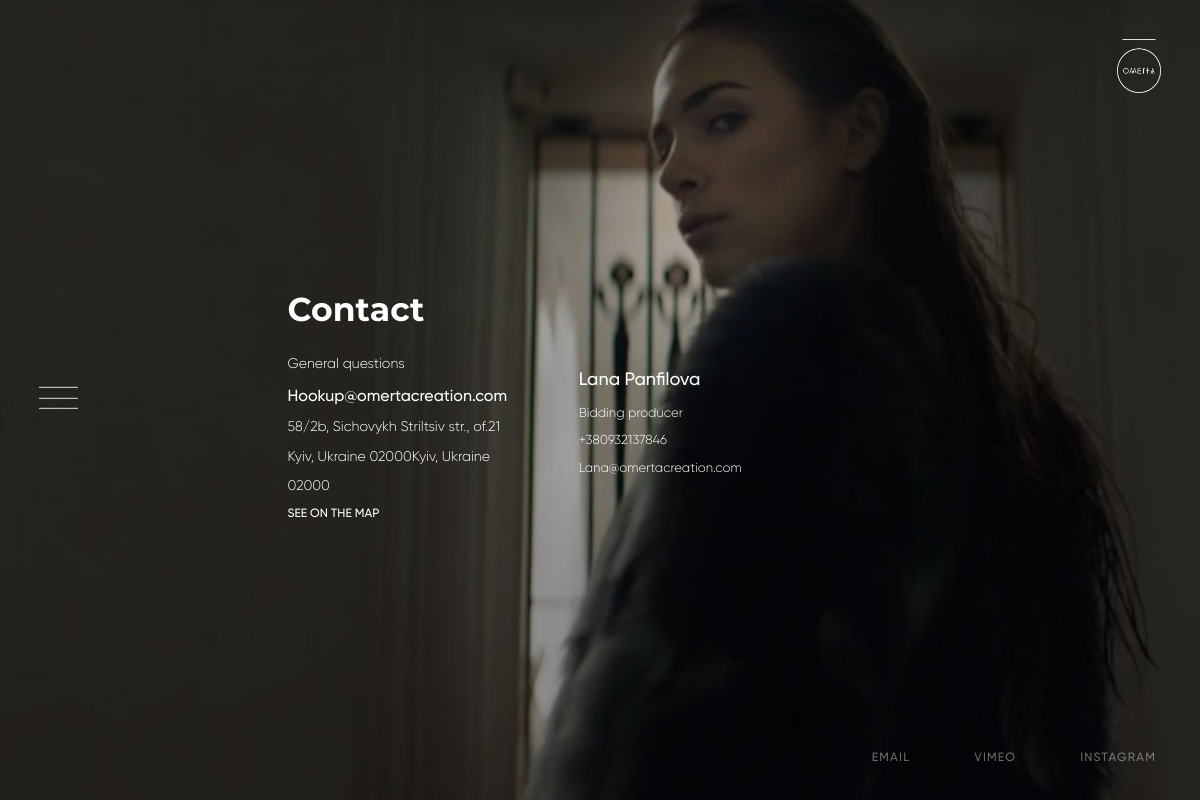
Before: /contacts with the older database file.
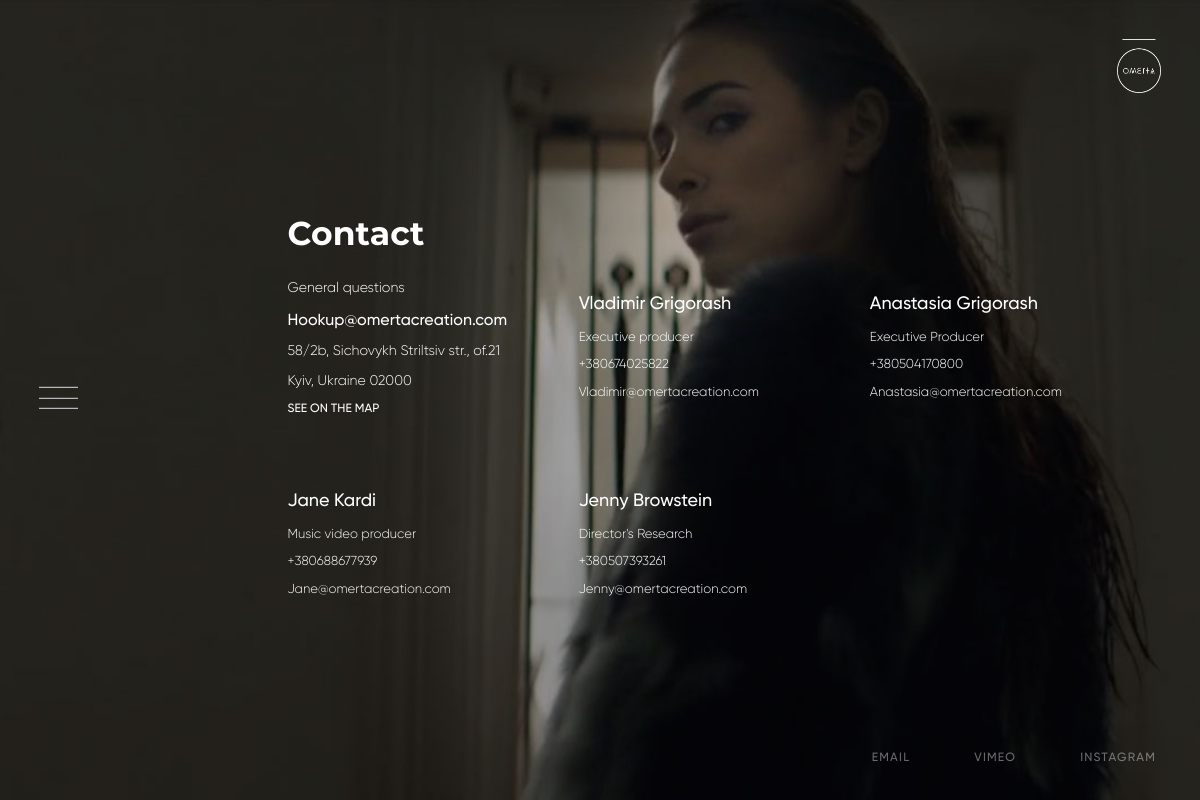
After: the same page with the newer database file.
### ometa/models.py (models this page shows, shortened)
class Addres(models.Model):
    email = models.EmailField(max_length=30, default='No email')
    place = models.CharField(max_length=120, default='No address')
    link_for_google_maps = models.CharField(max_length=120, default='No link')

class Contact(models.Model):
    name = models.CharField(max_length=30, default='No name')
    position = models.CharField(max_length=30, default='No position')
    phone = PhoneNumberField(default='No phone number')
    email = models.EmailField(max_length=30, default='No email')

### ometa/views.py (the view)
# urls.py: path('contacts', views.contacts, name='contacts'),
def contacts(request):
    contact_list = Contact.objects.all()
    address_list = Addres.objects.all()
    error_cont = ''
    error_address = ''
    if not contact_list:
        error_cont = "Contacts is not added!"
    if not address_list:
        error_address = "Address is not added!"
    context = {
        "contacts": contact_list,
        "addresses": address_list,
        "error_cont": error_cont,
        "error_address": error_address
    }
    return render(request, "partials/contacts.html", context)

### templates/partials/contacts.html (shortened to what this page needs)
{% extends 'base.html' %}
{% block body %}
{% load static %}
    <main class="content" data-page="home">
      <div class="main-screen full-screen">
        <div class="main-screen centered-image full-screen" style="background-image: url(./static/img/contacts-bg.jpg)">
          <div class="contacts">
            <h1 class="contacts__info-item contacts__title">Contact
            </h1>
            <div class="contacts__list">
              {% for obj in addresses %}
              <div class="contacts__item-block contacts__info">
                <span class="contacts__info-item">General questions</span>
                <a class="contacts__info-item contacts__main-contact"
                  href="mailto:{{ obj.email }}">{{ obj.email }}</a>
                  <span class="contacts__info-item contacts__address">{{ obj.place }}</span>
                  <a class="contacts__info-item contacts__coordinates"
                  href="{{ obj.link_for_google_maps }}" target="_blank"
                  title="{{ obj.place }}">see on the map</a>
              </div>
              {% endfor %}
              {% for obj in contacts %}
              <div class="contacts__item-block">
                <div class="contacts__item contacts__name">{{ obj.name }}</div>
                <div class="contacts__item contacts__position">{{ obj.position }}</div><a
                  class="contacts__item contacts__phone" href="tel:{{ obj.phone }}">{{ obj.phone }}</a>
                  <a class="contacts__item contacts__email" href="mailto:{{ obj.email }}">{{ obj.email }}</a>
              </div>
              {% endfor %}
            </div>
          </div>
{% endblock %}

### templates/base.html (shortened to what this page needs)
<!DOCTYPE html>
<html lang="ru">
<head>
    {% load static %}
    <link href="{% static 'css/index.css' %}" rel="stylesheet">
    {% load static %}
</head>
<body>
    <main class="content" data-page="home">
      <div class="main-screen full-screen">
        {% block body %}
        {% endblock %}
        <a class="logo-link production-logo" href="{% url 'home' %}">
          <img class="icon-logo logo" src="{% static 'img/omerta-logo.png' %}" />
        </a>
        <div class="burger js-matrix">
          <div class="burger__body js-burger">
            <div class="burger__line"></div>
            <div class="burger__line"></div>
            <div class="burger__line"></div>
          </div>
        </div>
        <ul class="social">
          <li class="social__item"><a class="social__link" href="mailto:hookup@omertacreation.com" title="hookup@omertacreation.com">Email</a></li>
          <li class="social__item"><a class="social__link" href="https://vimeo.com/user94596369" target="_blank" title="https://vimeo.com/user94596369">vimeo</a></li>
          <li class="social__item"><a class="social__link" href="https://instagram.com/omertacreation" target="_blank" title="https://instagram.com/omertacreation">instagram</a></li>
        </ul>
      </div>
    </main>
    {% load static %}
</body>
</html>

Changed rows visible on the page:
changed Addres "Hookup@omertacreation.com": place "58/2b, Sichovykh Striltsiv str., of.21 Kyiv, Ukraine 02000Kyiv, Ukraine 02000" → "58/2b, Sichovykh Striltsiv str., of.21 Kyiv, Ukraine 02000"
added Contact: name "Vladimir Grigorash", position "Executive producer", phone "+380674025822", email "Vladimir@omertacreation.com"
changed Contact: name "Lana Panfilova" → "Anastasia Grigorash"; position "Bidding producer" → "Executive Producer"; phone "+380932137846" → "+380504170800"; email "Lana@omertacreation.com" → "Anastasia@omertacreation.com"
added Contact: name "Jane Kardi", position "Music video producer", phone "+380688677939", email "Jane@omertacreation.com"
added Contact: name "Jenny Browstein", position "Director's Research", phone "+380507393261", email "Jenny@omertacreation.com"
